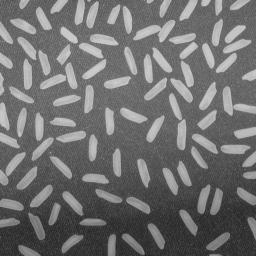
#> input picture Course#2/02/rice.jpg, 256 x 256 px, given in place of cell1.jpg, which was not available
$ python _02.py
#> lines starting #> are read from the running program, lines starting #| are printed output that depends on the picture; after the words box and inside, x2 and y2 are one past the last pixel; in counts of white or black regions, pixels touching at a corner belong together; pictures that were not available may be replaced by others from this repository, and a replacement may not be noted
import numpy as nop
import matplotlib.pyplot as plt
import cv2


# load
cell1 = cv2.imread('cell1.jpg', cv2.IMREAD_COLOR)
#> cell1 is the input picture: shape (256, 256, 3); min 25, max 213, mean 111.2
noise1 = cv2.imread('noise1.jpg', cv2.IMREAD_COLOR)
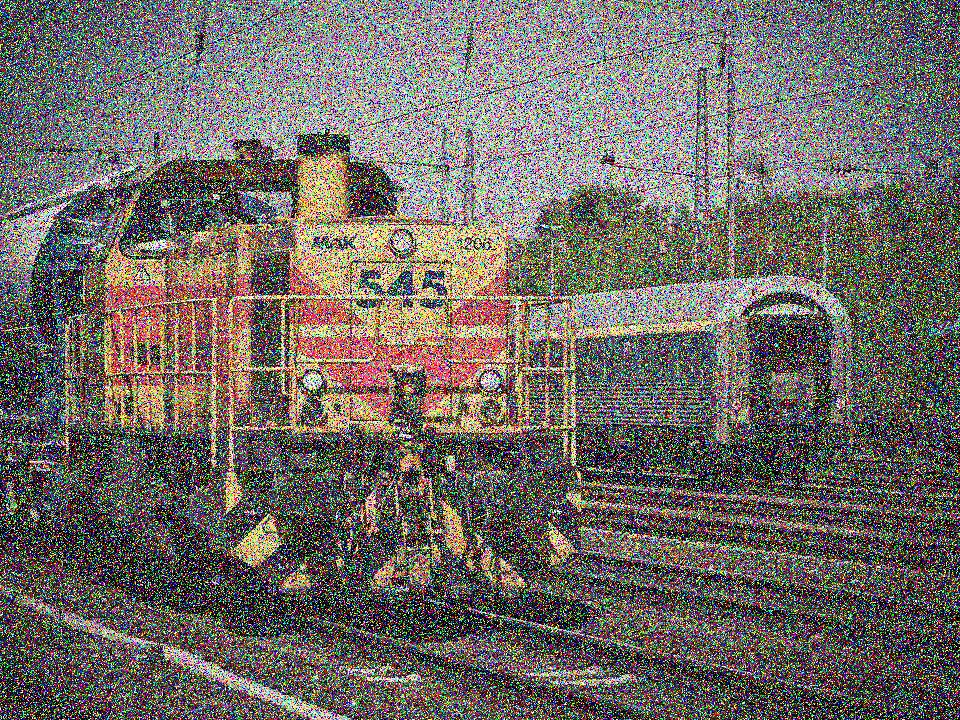
#> input picture Course#2/02/noise1.jpg, 960 x 720 px
#> noise1 is the input picture: shape (720, 960, 3); mean B, G, R 102, 106.2, 111.9

# gray
cell1_gray = cv2.cvtColor(cell1, cv2.COLOR_BGR2GRAY)
noise1_gray = cv2.cvtColor(noise1, cv2.COLOR_BGR2GRAY)
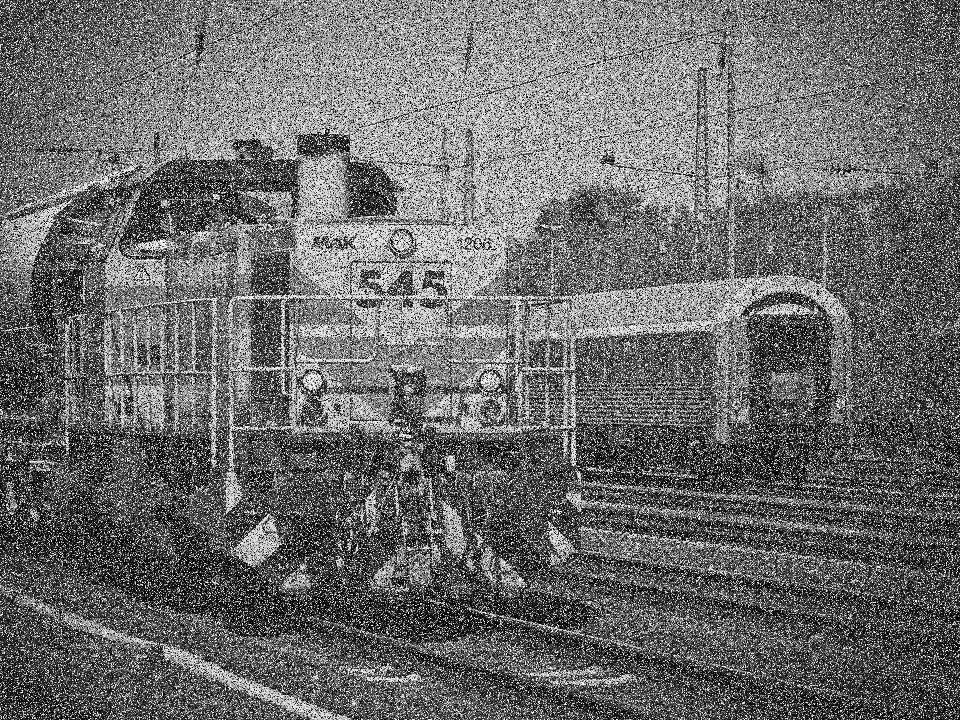
#> noise1_gray: shape (720, 960); min 0, max 255, mean 107.4

# noise filter
### cell1
cell1_gray = cv2.medianBlur(cell1_gray, 3)
# cell1_gray = cv2.blur(cell1_gray, (3,3))
# cell1_gray = cv2.GaussianBlur(cell1_gray, (3, 3), 0)

### noise1
# noise1_gray = cv2.medianBlur(noise1_gray, 3)
# noise1_gray = cv2.blur(noise1_gray, (3,3))
# noise1_gray = cv2.GaussianBlur(noise1_gray, (3,3), 0)

# thresh
cell1_bin = cv2.threshold(cell1_gray, 180, 255, cv2.THRESH_BINARY_INV)[1]
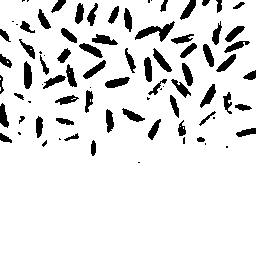
#> cell1_bin: shape (256, 256); 89.3% white; 84 black regions (22 under 20 px), largest, box (x1, y1, x2, y2) and area: (135, 21, 175, 42) 309, (24, 61, 32, 89) 182, (153, 48, 172, 72) 172
noise1_bin = cv2.threshold(noise1_gray, 95, 255, cv2.THRESH_BINARY_INV)[1]
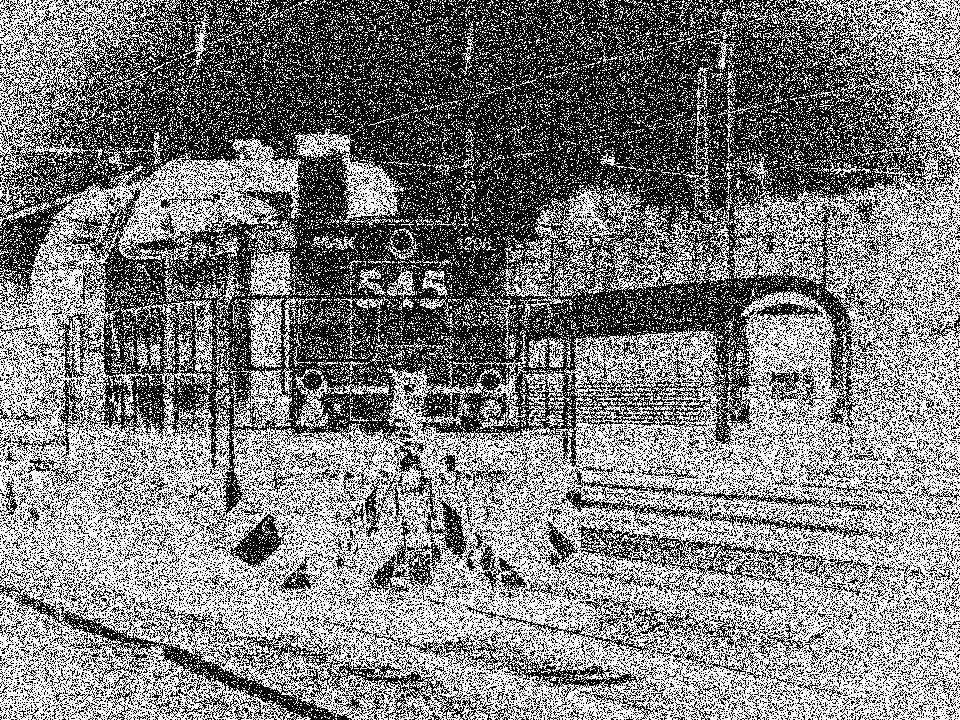
#> noise1_bin: shape (720, 960); 49.6% white in thin lines or dots

# [8 lines of commented-out code are left out]
cell1_bin_1 = cv2.erode(cell1_bin, (7,7), None, (-1, -1), 7)
#> cell1_bin_1: shape (256, 256); 79.4% white; 62 black regions (7 under 20 px), largest, box (x1, y1, x2, y2) and area: (171, 34, 197, 105) 1000, (79, 34, 118, 86) 977, (39, 48, 77, 96) 889
cell1_bin_2 = cv2.dilate(cell1_bin_1, (3,3), None, (-1,-1), 10)
#> cell1_bin_2: shape (256, 256); 91.7% white; 67 black regions (18 under 20 px), largest, box (x1, y1, x2, y2) and area: (172, 44, 196, 105) 484, (218, 36, 244, 79) 412, (80, 44, 116, 86) 381

# distance transform
cell1_bin_dist = cv2.distanceTransform(cell1_bin_2, cv2.DIST_L2, 3)
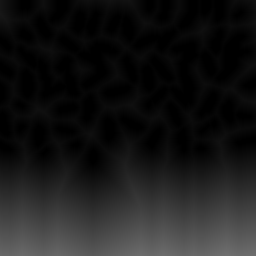
#> cell1_bin_dist: shape (256, 256) float32; min 0, max 111.7, mean 24.9

# normalization
cv2.normalize(cell1_bin_dist, cell1_bin_dist, 0, 1, cv2.NORM_MINMAX)
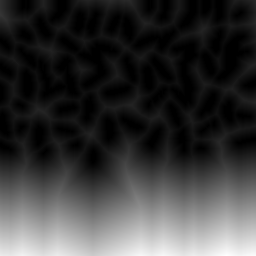
#> cell1_bin_dist: shape (256, 256) float32; min 0, max 1, mean 0.223

# out
out = cv2.threshold(cell1_bin_dist, 0.15, 1, cv2.THRESH_BINARY)[1]
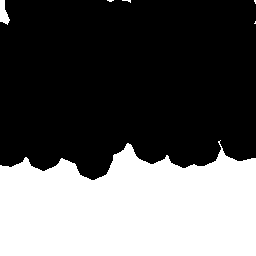
#> out: shape (256, 256) float32; values 0 (black) and 1 (white), 36.6% white; 6 white regions (4 under 20 px), largest, box (x1, y1, x2, y2) and area: (0, 140, 256, 256) 23803, (0, 0, 10, 25) 157

cv2.imshow('cell1_bin', cell1_bin_2)
cv2.imshow('cell1_bin_1', out)

# [16 lines of commented-out code are left out]
cv2.waitKey(0)
cv2.destroyAllWindows()
